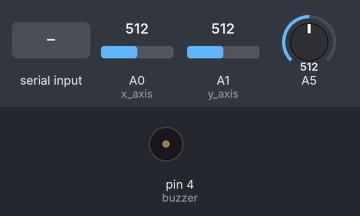
Bench run of a sketch on a simulated Arduino Uno, built with avr-gcc and run on an emulated ATmega328P. Shown: buzzer (waves = sounding). Inputs (shaded band) come from the test bench; at power-on: A0 (x_axis) = 512, A1 (y_axis) = 512, A5 = 512. What the sketch prints to the serial monitor is not drawn.

Above: at 1.2 s.
1.3 s: A0 (x_axis) set to 109
2.8 s: A0 (x_axis) set to 92
6.4 s: A1 (y_axis) set to 984
7.9 s: A1 (y_axis) set to 1017
9.6 s: "1" received over Serial
Timing chart, 0 to 12.2 s (numbered marks = the images above; inputs shaded):
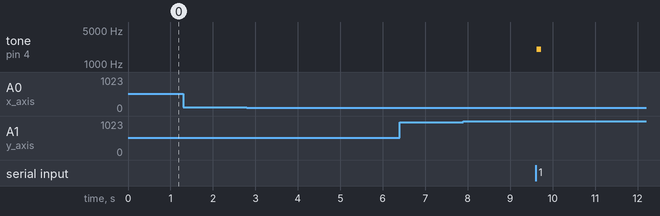

Measured:
- after the input at 1.3 s, every drawn part: stays the same
- after the input at 2.8 s, every drawn part: stays the same
- after the input at 6.4 s, every drawn part: stays the same
- after the input at 7.9 s, every drawn part: stays the same
- after the input at 9.6 s, tone on pin 4 (buzzer): silent → 2000 Hz at once, → silent 0.10 s later

The sketch:

ctrl_joystick.ino
```cpp
/*================================================================
 * Lab 2: Game control with Joy Stick, Gyro, and Accelerometer
 * Controller Used: Joy Stick
 * Group 100: Sam St.Pierre, Aaron Ewing, Chandara Pheng
 * EECE.4520 - Microprocessors II
 * ===============================================================
 */


//Input pins ----------------------------------------------
const int x_axis = 0;       //Analog pin input
const int y_axis = 1;       //Analog pin input
const int sw_pin = 2;       //Digital pin input

//Output pins ---------------------------------------------
const int buzzer = 4;       //Digital pin output
int buzz = 0;
//Signal IO setup -----------------------------------------
void setup() {
  pinMode(sw_pin, INPUT);
  digitalWrite(sw_pin, HIGH);
  Serial.begin(9600);
}

void loop() {

  //X-axis read
  if (analogRead(x_axis) > 1000) {
    //send A
    Serial.println("d");
    delay(100);
  }
  else if (analogRead(x_axis) < 100) {
    //send D
    Serial.println("a");
    delay(100);
  }

  //Y-axis read
  if (analogRead(y_axis) > 1000) {
    //send S
    Serial.println("s");
    delay(100);
  }
  else if (analogRead('s') < 100) {
    //send W
    Serial.println("w");
    delay(100);
  }
  if (Serial.available() > 0) {
    buzz = Serial.read(); //reading input from snake game code

    if (buzz == '1') { //when an apple is touched the arduino should read this code
      tone(buzzer, 2000); //buzzer tone
      delay(100);
      noTone(buzzer);
    }
  }
}
```
